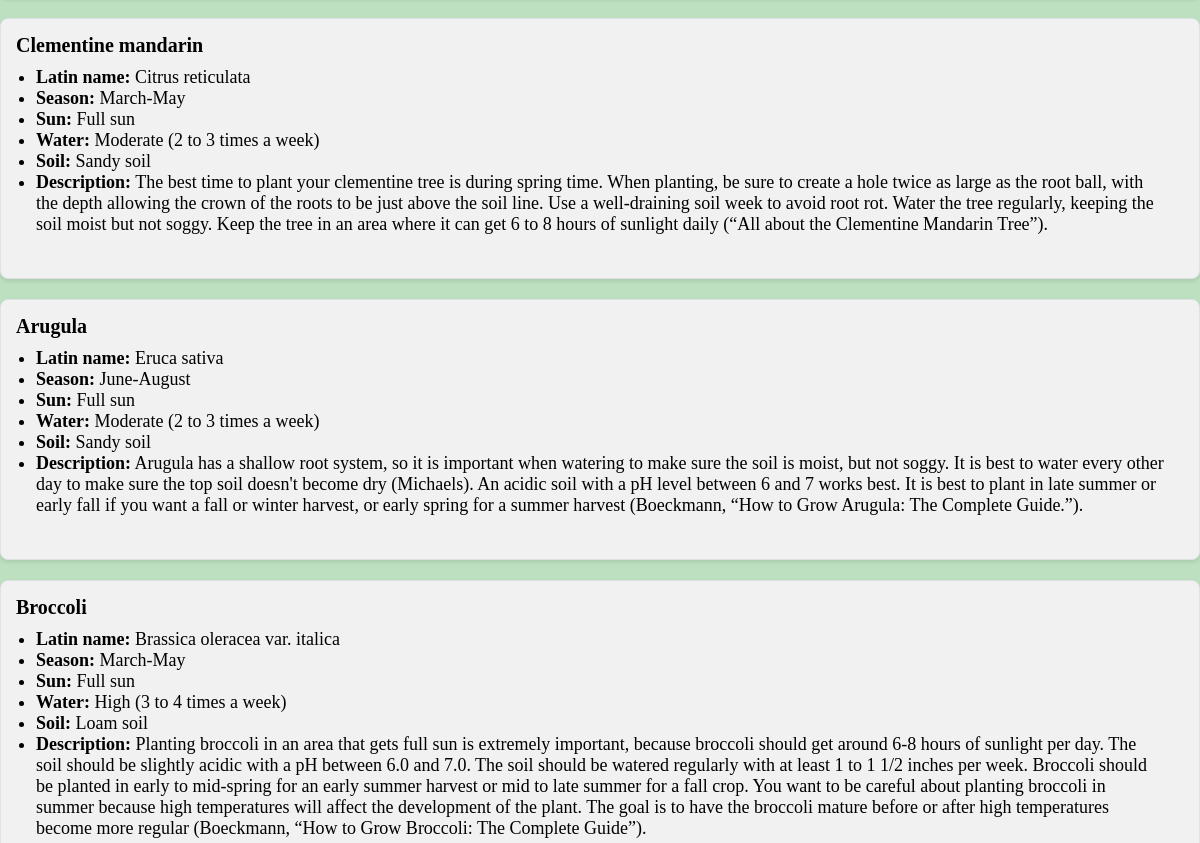
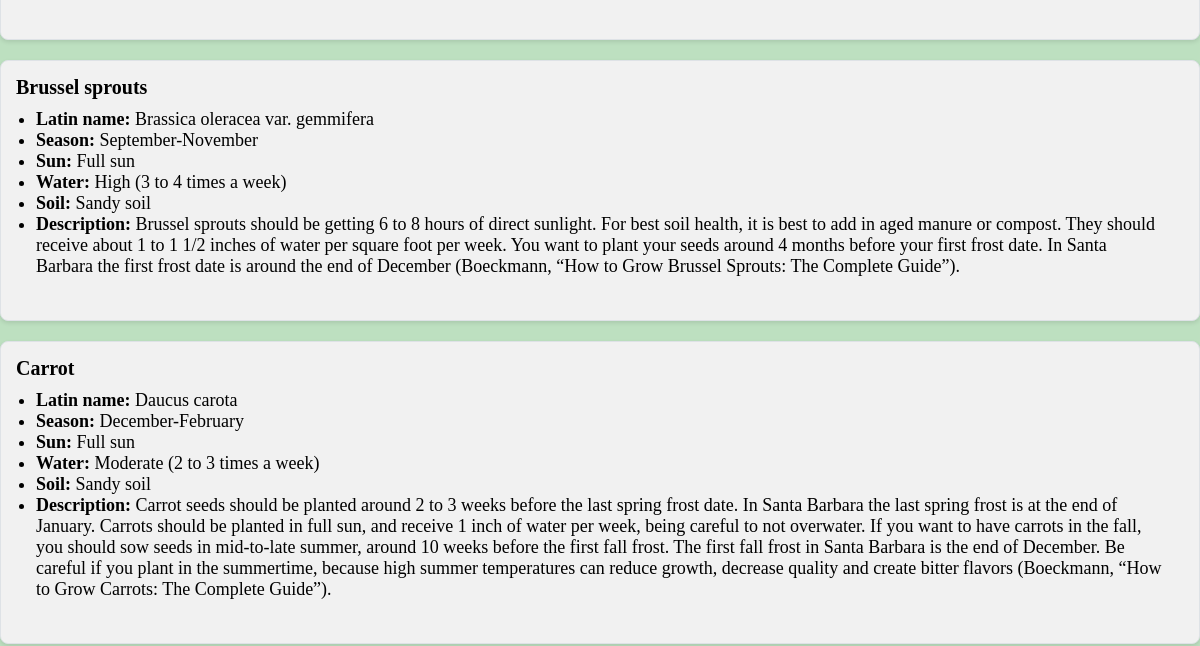
/plant_info_base/ (middle part), run on an earlier commit of the app's database (2 pictures, top to bottom).
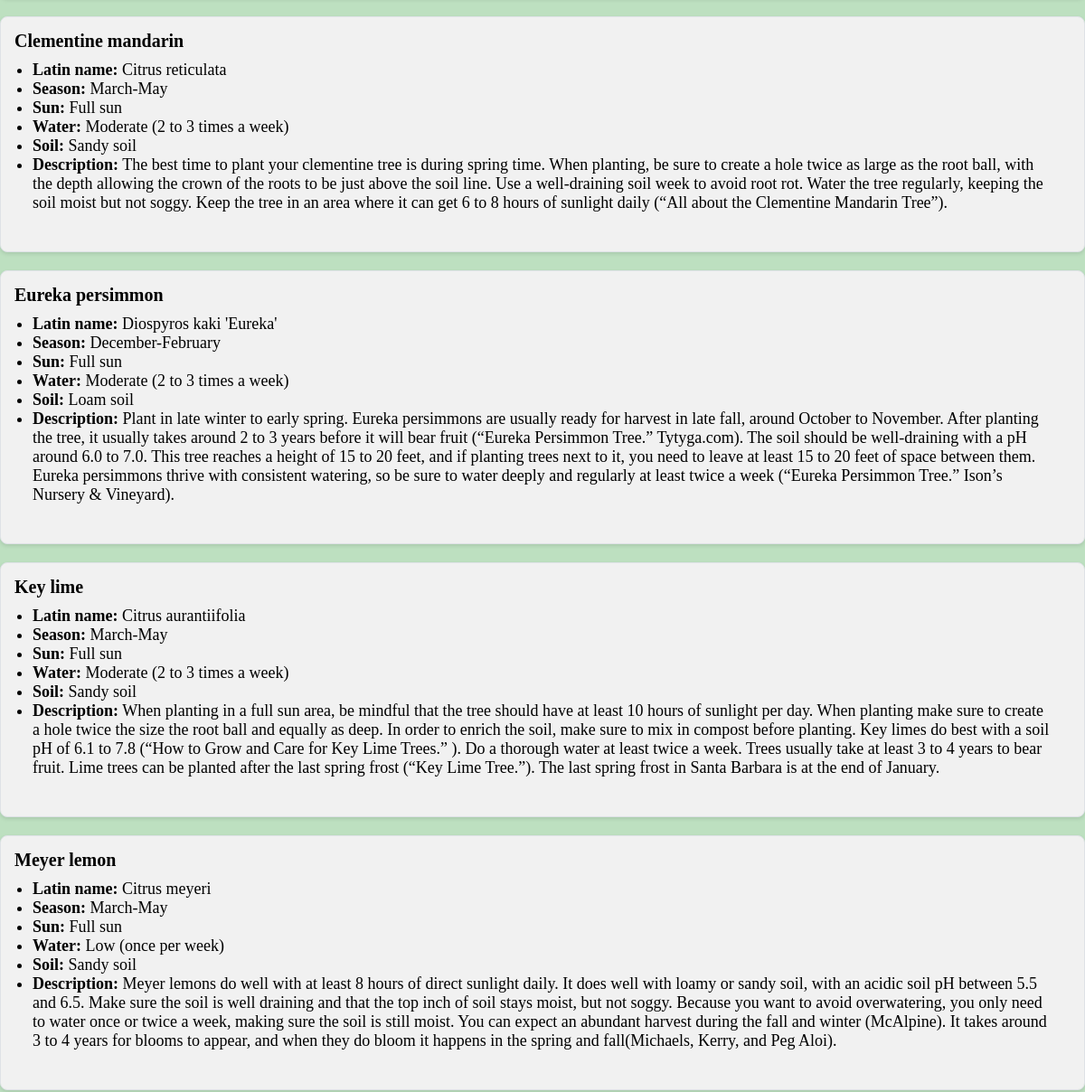
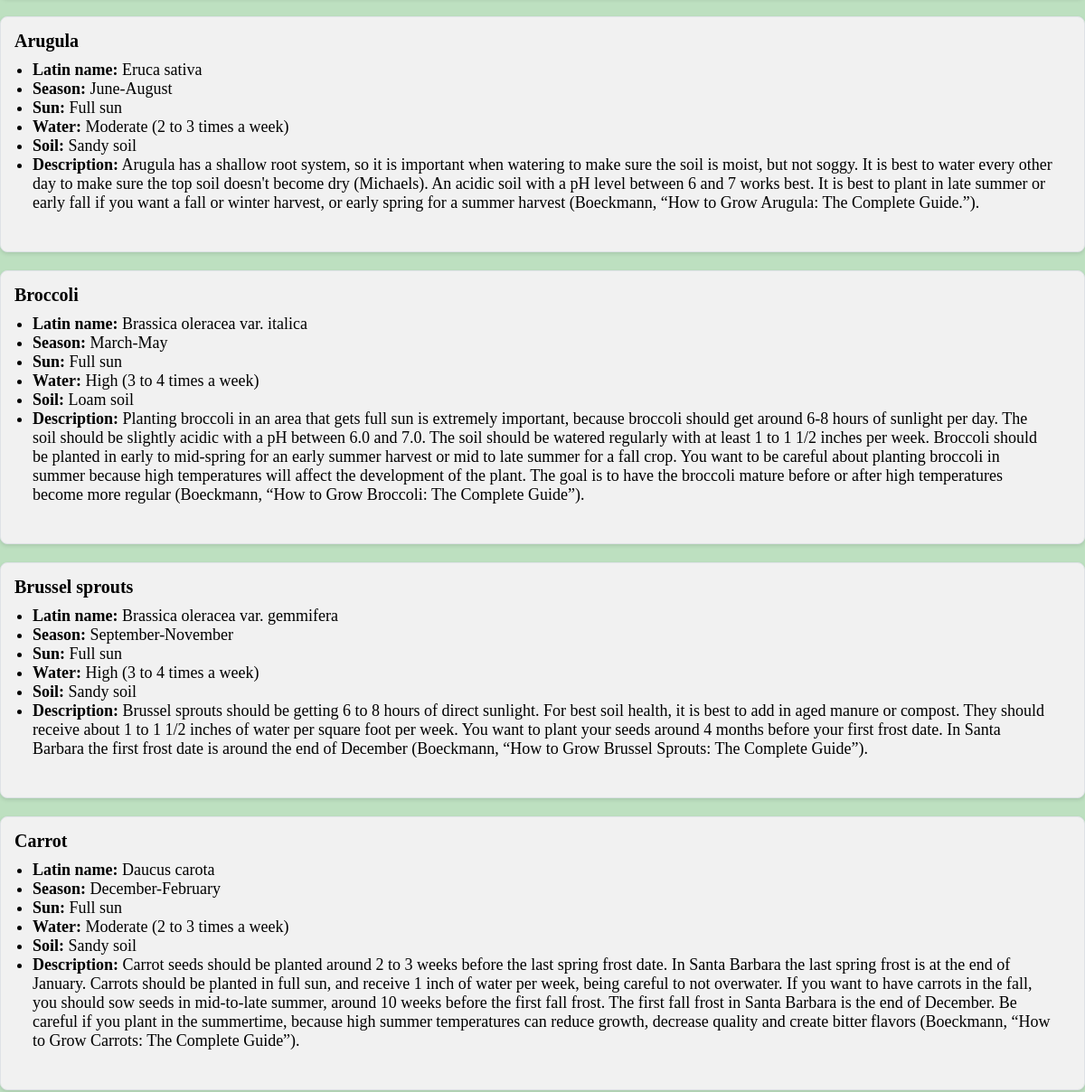
And on a later commit of the database (2 pictures, top to bottom).
### newApp/models.py (models this page shows)
class Fruit(models.Model):
    name = models.CharField('Fruit name', max_length=200)
    latin_name = models.CharField('Latin name', max_length=200)
    season = models.CharField(max_length=120)
    sun = models.CharField(max_length=120, blank=True)
    water = models.CharField(max_length=120)
    soil = models.CharField(max_length=120)
    description = models.TextField(blank=True)
    def __str__(self):
        return self.name

class Vegetable(models.Model):
    name = models.CharField('Vegetable name', max_length=200)
    latin_name = models.CharField('Latin name', max_length=200)
    season = models.CharField(max_length=120)
    sun = models.CharField(max_length=120, blank=True)
    water = models.CharField(max_length=120)
    soil = models.CharField(max_length=120)
    description = models.TextField(blank=True)
    def __str__(self):
        return self.name

### newApp/views.py (the view)
# urls.py: path('plant_info_base/', views.plant_info_base, name='plant_info_base'),
def plant_info_base(request):
    fruit_list = Fruit.objects.all()
    veg_list = Vegetable.objects.all()
    plant_list = Plant.objects.all()
    return render(request, 'newApp/plant_info_base.html', {'fruit_list': fruit_list, 'veg_list': veg_list, 'plant_list': plant_list})

### newApp/models.py (called while the page is built)
    def __str__(self):
        return self.name

### newApp/templates/newApp/plant_info_base.html (shortened to what this page needs)
<!DOCTYPE html>
<html lang="en">
<head>
</head>
<body>
<div class="containter">
<br>
    {% for fruit in fruit_list %}
    <div class="card">
        <div class="card-body">
            <b style="font-size: 20px;">{{fruit}}</b>
            <ul>
                <li><strong>Latin name:</strong> {{fruit.latin_name}}</li>
                <li><strong>Season:</strong> {{fruit.season}}</li>
                <li><strong>Sun:</strong> {{fruit.sun}}</li>
                <li><strong>Water:</strong> {{fruit.water}}</li>
                <li><strong>Soil:</strong> {{fruit.soil}}</li>
                <li><strong>Description:</strong> {{fruit.description}}</li>
            </ul>
            <br>
        </div>
    </div>
{% endfor %}
{% for veg in veg_list %}
    <div class="card">
        <div class="card-body">
            <b style="font-size: 20px;">{{veg}}</b>
            <ul>
                <li><strong>Latin name:</strong> {{veg.latin_name}}</li>
                <li><strong>Season:</strong> {{veg.season}}</li>
                <li><strong>Sun:</strong> {{veg.sun}}</li>
                <li><strong>Water:</strong> {{veg.water}}</li>
                <li><strong>Soil:</strong> {{veg.soil}}</li>
                <li><strong>Description:</strong> {{veg.description}}</li>
            </ul>
            <br>
        </div>
    </div>
{% endfor %}
</div>
</body>
</html>

### newApp/templates/newApp/plant_info_base.html (style rules this page uses)
* { text-decoration: none; margin: 0; padding: 0; }
body { background-color: #bde0c0; margin: 0; }
.card { margin-bottom: 20px; background-color: #f1f1f1; border: 1px solid #dee2e6; border-radius: 8px; box-shadow: 0 2px 4px rgba(0, 0, 0, 0.1); }
.card-body { padding: 15px; }
.containter ul { list-style-type: disc; font-size: 18px; padding-left: 20px; padding-right: 20px; padding-bottom: 10px; padding-top: 10px; }

What changed in the data, as far as the page shows it:
added Fruit: name "Eureka persimmon", latin_name "Diospyros kaki 'Eureka'", season "December-February", sun "Full sun", water "Moderate (2 to 3 times a week)", soil "Loam soil", description "Plant in late winter to early spring. Eureka persimmons are usually ready for harvest in late fall, around October to November. After planting the tree, it usually takes around 2 to 3 years before it will bear fruit (“Eureka Persimmon Tree.” Tytyga.com). The soil should be well-draining with a pH around 6.0 to 7.0. This tree reaches a height of 15 to 20 feet, and if planting trees next to it, you need to leave at least 15 to 20 feet of space between them. Eureka persimmons thrive with consistent watering, so be sure to water deeply and regularly at least twice a week (“Eureka Persimmon Tree.” Ison’s Nursery & Vineyard)."
added Fruit: name "Key lime", latin_name "Citrus aurantiifolia", season "March-May", sun "Full sun", water "Moderate (2 to 3 times a week)", soil "Sandy soil", description "When planting in a full sun area, be mindful that the tree should have at least 10 hours of sunlight per day. When planting make sure to create a hole twice the size the root ball and equally as deep. In order to enrich the soil, make sure to mix in compost before planting. Key limes do best with a soil pH of 6.1 to 7.8 (“How to Grow and Care for Key Lime Trees.” ). Do a thorough water at least twice a week. Trees usually take at least 3 to 4 years to bear fruit. Lime trees can be planted after the last spring frost (“Key Lime Tree.”). The last spring frost in Santa Barbara is at the end of January."
added Fruit: name "Meyer lemon", latin_name "Citrus meyeri", season "March-May", sun "Full sun", water "Low (once per week)", soil "Sandy soil", description "Meyer lemons do well with at least 8 hours of direct sunlight daily. It does well with loamy or sandy soil, with an acidic soil pH between 5.5 and 6.5. Make sure the soil is well draining and that the top inch of soil stays moist, but not soggy. Because you want to avoid overwatering, you only need to water once or twice a week, making sure the soil is still moist. You can expect an abundant harvest during the fall and winter (McAlpine). It takes around 3 to 4 years for blooms to appear, and when they do bloom it happens in the spring and fall(Michaels, Kerry, and Peg Aloi)."
